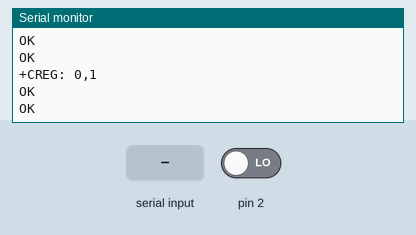
Simulated run of this sketch. Board: Arduino Uno, built with avr-gcc and run on an emulated ATmega328P. Parts: the last lines printed to the serial monitor. The inputs (shaded band) are chosen by the test bench; at power-on: pin 2 LOW. The modem accepts every AT command (registered, SIM ready, sends succeed) and sends nothing else.

Above: at 4.7 s.
4.8 s: pin 2 driven HIGH
At 6.9 s:
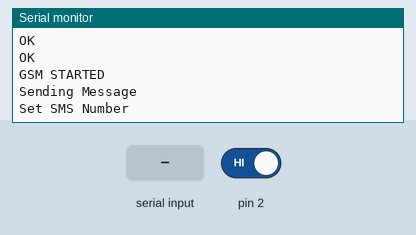
9.3 s: "1" received over the second serial link
At 10.4 s:
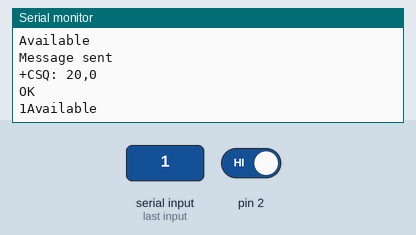

Measured:
- after the input at 4.8 s, the serial monitor: prints a new line at once (image 1)
- after the input at 9.3 s, the serial monitor: prints a new line after 0.24 s (image 2)

The sketch:

GSMTEST.ino
```cpp
#include<SoftwareSerial.h>
SoftwareSerial mySerial(10,11); //SIM800L Tx & Rx is connected to Arduino #3 & #2
int _timeout;
String _buffer;
String number = "+91XXXXXXXXXX";
void setup()
{
  Serial.begin(9600);
  mySerial.begin(9600);
  Serial.println("Initializing...");
  delay(1000);
  digitalWrite(2,LOW);

  mySerial.println("AT"); //Once the handshake test is successful, it will back to OK
  updateSerial();
  mySerial.println("AT+CSQ"); //Signal quality test, value range is 0-31 , 31 is the best
  updateSerial();
  mySerial.println("AT+CCID"); //Read SIM information to confirm whether the SIM is plugged
  updateSerial();
  mySerial.println("AT+CREG?"); //Check whether it has registered in the network
  updateSerial();
  mySerial.println("AT+CSCS?"); //Check whether it has registered in the network
  updateSerial();
}


void loop()
{
  //updateSerial();
  if (digitalRead(2)==HIGH)
  {
    Serial.println("GSM STARTED");
     SendMessage();
     callNumber();
     delay(40000);
  }
}
  void callNumber() {
  mySerial.println("AT+CSQ"); //Signal quality test, value range is 0-31 , 31 is the best
  updateSerial();

  mySerial.print (F("ATD"));
  mySerial.print (number);
  mySerial.print (F(";\r\n"));

  _buffer = _readSerial();
  Serial.println(_buffer);
}
String _readSerial() {
  _timeout = 0;
  while  (!mySerial.available() && _timeout < 1000  )
  {
    delay(13);
    _timeout++;
  }

  if (mySerial.available()) {
    Serial.println("Available");
    return mySerial.readString();
  }
}
void hangNumber() {
  mySerial.print (F("ATH"));
  mySerial.print (number);
  mySerial.print (F(";\r\n"));

  _buffer = _readSerial();
  Serial.println(_buffer);}

void updateSerial()
{
  delay(500);
  while (Serial.available())
  {
    mySerial.write(Serial.read());//Forward what Serial received to Software Serial Port
  }
  while(mySerial.available())
  {
    Serial.write(mySerial.read());//Forward what Software Serial received to Serial Port
  }
}
void SendMessage()
{
  Serial.println ("Sending Message");
  mySerial.println("AT+CMGF=1");    //Sets the GSM Module in Text Mode
  delay(1000);
  Serial.println ("Set SMS Number");
  mySerial.println("AT+COPS=0,2");
  mySerial.println("AT+COPS?");
  mySerial.println("AT+CMGS=\"" + number + "\"\r"); //Mobile phone number to send message
  delay(1000);
  String SMS = "Alert!!  Excess Temperature in fish Tank";
  mySerial.println(SMS);
  delay(100);
  mySerial.println((char)26);// ASCII code of CTRL+Z
  delay(1000);
  Serial.println("_________");
  _buffer = _readSerial();
  Serial.println("Message sent");
}
```
